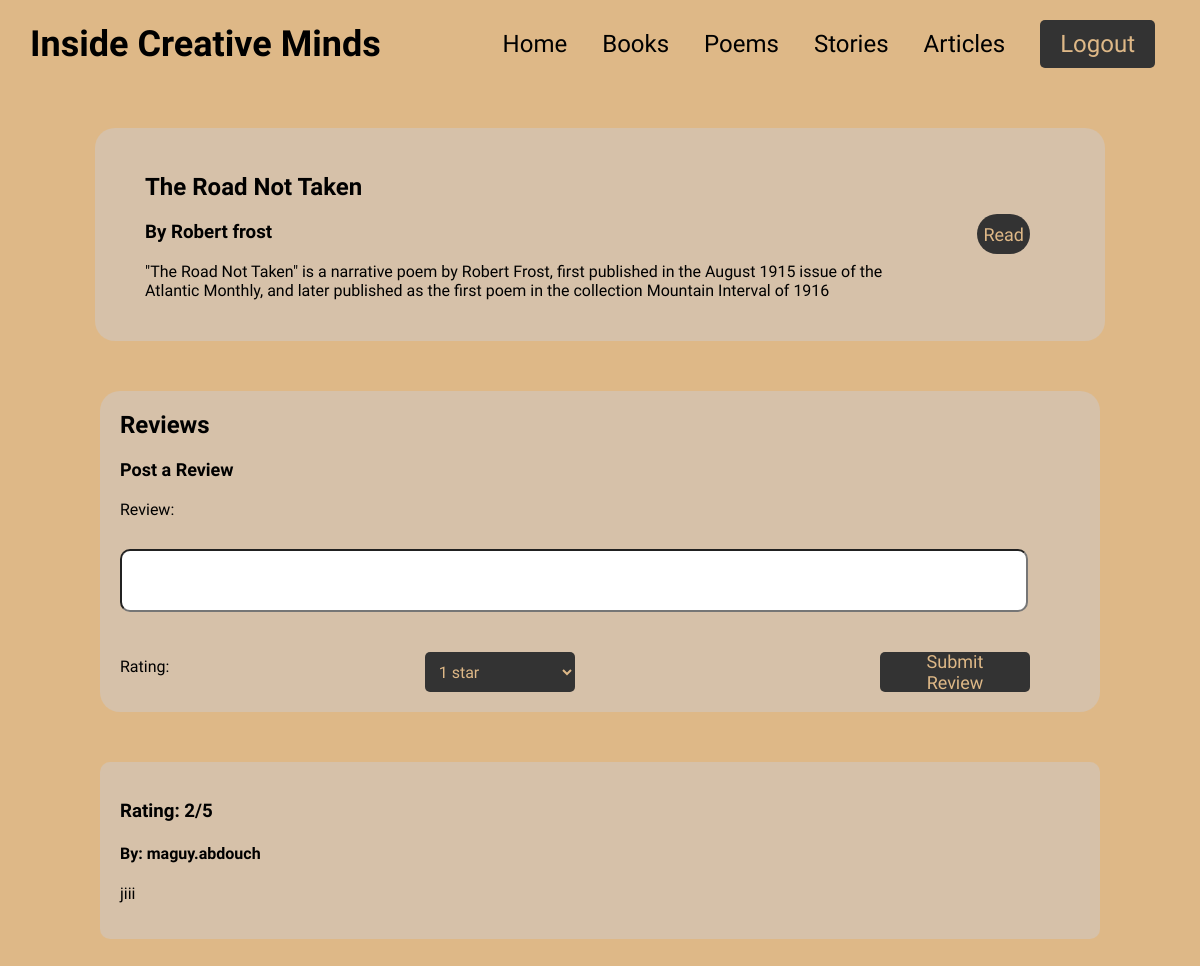
/poem/1/ (signed in), run on the app's committed database.
### english/models.py (models this page shows, shortened)
class Poem(models.Model):
    poem_id = models.AutoField(primary_key=True)
    title = models.CharField(max_length=100)
    author = models.CharField(max_length=100)
    description = models.TextField()
    cover = models.ImageField(upload_to="covers/", blank=True)
    link = models.URLField()

class PoemReview(models.Model):
    review_id = models.AutoField(primary_key=True)
    poem_id = models.ForeignKey(Poem, on_delete=models.CASCADE)
    review = models.TextField()
    RATING_CHOICES = [
        (1, '1 star'),
        (2, '2 stars'),
        (3, '3 stars'),
        (4, '4 stars'),
        (5, '5 stars'),
    ]
    rating = models.PositiveIntegerField(choices=RATING_CHOICES)
    reviewer = models.ForeignKey(User, on_delete=models.CASCADE)

### english/views.py (the view, shortened to what this page needs)
# urls.py: path('poem/<int:poem_id>/', poem_detail, name='poem_details'),
@login_required
def poem_detail(request, poem_id):
    poem_detail = get_object_or_404(Poem, pk=poem_id)
    poem_reviews = PoemReview.objects.filter(poem_id=poem_id)
    context = {
        'poem_detail': poem_detail,
        'poem_reviews': poem_reviews,
    }
    return render(request, 'poem_details.html', context)

### english/templates/poem_details.html (shortened to what this page needs)
{% load static %}
<!DOCTYPE html>
<html lang="en">
<head>
    <link rel="stylesheet" href="{% static 'CSS/details.css' %}">
</head>
<body>
    <header>
        <div class="title">Inside Creative Minds</div>
        <nav>
            <ul>
                <li><a href="{% url 'home' %}">Home</a></li>
                <li><a href="{% url 'books' %}">Books</a></li>
                <li><a href="{% url 'poems' %}">Poems</a></li>
                <li><a href="{% url 'stories' %}">Stories</a></li>
                <li><a href="{% url 'articles' %}">Articles</a></li>
                {% if user.is_authenticated %}
                    <li><a href="{% url 'logout' %}" class="read-button">Logout</a></li>
                {% else %}
                    <li><a href="{% url 'login' %}" class="read-button">Login</a></li>
                {% endif %}
            </ul>
        </nav>
    </header>
    <main>
        <div class="fill">
            <div class="book-info">
                <div class="image-container">
                </div>
                <div class="poem-details">
                    <h2>{{ poem_detail.title }}</h2>
                    <h3>By {{ poem_detail.author }}</h3>
                    <p>{{ poem_detail.description }}</p>
                </div>
                <a href="{{ poem.link }}" class="box">
                    <button>Read</button>
                </a>
            </div>
            <div class="reviews">
                <h2>Reviews</h2>
                <div class="post-review">
                    <h3>Post a Review</h3>
                    <form method="post">
                        <label for="review">Review:</label>
                        <input class="reviewbox" name="review" ></input>
                        <div class="horizontal">
                            <label for="rating">Rating:</label>
                            <select class="submit" name="rating" required>
                                <option value="1">1 star</option>
                            </select>
                            <button class="submit" type="submit">Submit Review</button>
                        </div>
                    </form>
                </div>
            </div>
            {% for review in poem_reviews %}
            <div class="review">
                <h3>Rating: {{ review.rating }}/5</h3>
                <h4>By: {{ review.reviewer }}</h4>
                <p>{{ review.review }}</p>
            </div>
            {% endfor %}
        </div>
    </main>
</body>
</html>

### static/CSS/details.css (style rules this page uses)
body { background-color: burlywood; background-size: cover; background-position: center; font-family: 'Felipa', sans-serif; overflow-x: hidden; margin: 0; }
header { display: flex; justify-content: space-between; align-items: center; padding: 20px 30px; color: white; z-index: 2; position: sticky; margin-top: -10px; top: 0; background-color: burlywood; }
.title { font-family: 'Felipa', sans-serif; font-size: 36px; font-weight: bold; color: black; }
nav ul { align-items: center; list-style-type: none; margin: 0; padding: 0; display: flex; flex-direction: row; gap: 20px; }
nav li { margin-right: 15px; }
nav a { text-decoration: none; color: black; font-family: 'Felipa', sans-serif; font-size: 24px; }
main { display: flex; justify-content: center; align-items: center; }
.read-button { display: inline-block; padding: 10px 20px; background-color: #333; color: burlywood; text-decoration: none; border-radius: 5px; transition: background-color 0.3s ease; }
.book-info { display: flex; align-items: center; margin: 50px 0 0; padding: 25px; background-color: #D6C1A9; border-radius: 20px; width: 80%; }
.image-container { flex: 1; padding-right: 25px; }
.fill { margin: 0px 0px 50px 0px; display: flex; flex-direction: column; align-items: center; }
.box { border-radius: 20px; display: flex; align-items: center; justify-content: center; margin: 0 50px; font-family: Felipa; width: 65px; height: 40px; background-color: #333; transition: background-color 0.3s ease; cursor: pointer; text-decoration: none; color: burlywood; font-size: 18px; }
.submit { border-radius: 20px; display: flex; align-items: center; justify-content: center; margin: 0 50px; font-family: Felipa; width: 150px; height: 40px; background-color: #333; transition: background-color 0.3s ease; cursor: pointer; text-decoration: none; color: burlywood; font-size: 18px; }
button { border: none; background: none; cursor: pointer; color: burlywood; font-family: Felipa; font-size: 18px; }
.review { margin-bottom: 20px; width: 80%; margin-top: 50px; padding: 20px; background-color: #D6C1A9; border-radius: 10px; font-size: 16px; font-family: 'Sura', sans-serif; }
.reviewbox { margin-bottom: 20px; width: 90%; margin-top: 20px; padding: 20px; background-color: white; border-radius: 10px; font-size: 16px; font-family: 'Sura', sans-serif; }
.reviews { width: 80%; margin-top: 50px; padding: 20px; background-color: #D6C1A9; border-radius: 20px; text-align: left; }
.reviews h2 { font-size: 24px; margin-top: 0; }
.post-review { margin-top: 20px; }
.post-review h3 { font-size: 18px; }
.post-review form { margin-top: 20px; }
.post-review label { font-size: 16px; display: block; margin-bottom: 10px; font-family: 'Sura', sans-serif; color: black; }
.post-review .horizontal { display: flex; justify-content: space-between; align-items: center; margin-top: 20px; }
.post-review select { width: 150px; padding: 10px; border: none; border-radius: 5px; font-size: 16px; }
.post-review button[type="submit"] { background-color: #333; color: burlywood; border: none; border-radius: 5px; padding: 10px 20px; font-size: 18px; cursor: pointer; transition: background-color 0.3s ease; }

### data on the page
Poem: title "The Road Not Taken", author "Robert frost", description "\"The Road Not Taken\" is a narrative poem by Robert Frost, first published in the August 1915 issue of the Atlantic Monthly, and later published as the first poem in the collection Mountain Interval of 1916"
PoemReview: rating "2", reviewer "maguy.abdouch", review "jiii"
